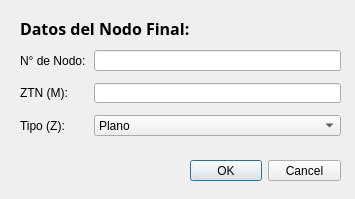
<?xml version="1.0" encoding="UTF-8"?>
<ui version="4.0">
 <class>NodoFinalTramo</class>
 <widget class="QDialog" name="NodoFinalTramo">
  <property name="geometry">
   <rect>
    <x>0</x>
    <y>0</y>
    <width>355</width>
    <height>199</height>
   </rect>
  </property>
  <property name="windowTitle">
   <string>Información Nodo Final</string>
  </property>
  <property name="modal">
   <bool>true</bool>
  </property>
  <widget class="QLabel" name="label">
   <property name="geometry">
    <rect>
     <x>20</x>
     <y>20</y>
     <width>171</width>
     <height>16</height>
    </rect>
   </property>
   <property name="font">
    <font>
     <family>Bell MT</family>
     <pointsize>12</pointsize>
     <weight>75</weight>
     <italic>false</italic>
     <bold>true</bold>
    </font>
   </property>
   <property name="text">
    <string>Datos del Nodo Final:</string>
   </property>
   <property name="textFormat">
    <enum>Qt::AutoText</enum>
   </property>
  </widget>
  <widget class="QDialogButtonBox" name="buttonBox">
   <property name="geometry">
    <rect>
     <x>190</x>
     <y>160</y>
     <width>151</width>
     <height>21</height>
    </rect>
   </property>
   <property name="standardButtons">
    <set>QDialogButtonBox::Cancel|QDialogButtonBox::Ok</set>
   </property>
  </widget>
  <widget class="QWidget" name="formLayoutWidget">
   <property name="geometry">
    <rect>
     <x>20</x>
     <y>50</y>
     <width>321</width>
     <height>86</height>
    </rect>
   </property>
   <layout class="QFormLayout" name="formLayout">
    <property name="rowWrapPolicy">
     <enum>QFormLayout::DontWrapRows</enum>
    </property>
    <property name="labelAlignment">
     <set>Qt::AlignLeading|Qt::AlignLeft|Qt::AlignVCenter</set>
    </property>
    <property name="horizontalSpacing">
     <number>8</number>
    </property>
    <property name="verticalSpacing">
     <number>12</number>
    </property>
    <item row="0" column="0">
     <widget class="QLabel" name="label_2">
      <property name="text">
       <string>N° de Nodo:</string>
      </property>
     </widget>
    </item>
    <item row="0" column="1">
     <widget class="QLineEdit" name="n_nodo_final"/>
    </item>
    <item row="1" column="0">
     <widget class="QLabel" name="label_3">
      <property name="text">
       <string>ZTN (M):</string>
      </property>
     </widget>
    </item>
    <item row="1" column="1">
     <widget class="QLineEdit" name="ztn_final"/>
    </item>
    <item row="2" column="0">
     <widget class="QLabel" name="label_4">
      <property name="text">
       <string>Tipo (Z):</string>
      </property>
     </widget>
    </item>
    <item row="2" column="1">
     <widget class="QComboBox" name="tipo_z_final">
      <item>
       <property name="text">
        <string>Plano</string>
       </property>
      </item>
      <item>
       <property name="text">
        <string>Foto</string>
       </property>
      </item>
      <item>
       <property name="text">
        <string>Relev</string>
       </property>
      </item>
     </widget>
    </item>
   </layout>
  </widget>
 </widget>
 <tabstops>
  <tabstop>n_nodo_final</tabstop>
  <tabstop>ztn_final</tabstop>
  <tabstop>tipo_z_final</tabstop>
 </tabstops>
 <resources/>
 <connections>
  <connection>
   <sender>buttonBox</sender>
   <signal>clicked(QAbstractButton*)</signal>
   <receiver>NodoFinalTramo</receiver>
   <slot>accept()</slot>
   <hints>
    <hint type="sourcelabel">
     <x>280</x>
     <y>132</y>
    </hint>
    <hint type="destinationlabel">
     <x>181</x>
     <y>75</y>
    </hint>
   </hints>
  </connection>
  <connection>
   <sender>buttonBox</sender>
   <signal>rejected()</signal>
   <receiver>NodoFinalTramo</receiver>
   <slot>reject()</slot>
   <hints>
    <hint type="sourcelabel">
     <x>280</x>
     <y>132</y>
    </hint>
    <hint type="destinationlabel">
     <x>181</x>
     <y>75</y>
    </hint>
   </hints>
  </connection>
 </connections>
</ui>
